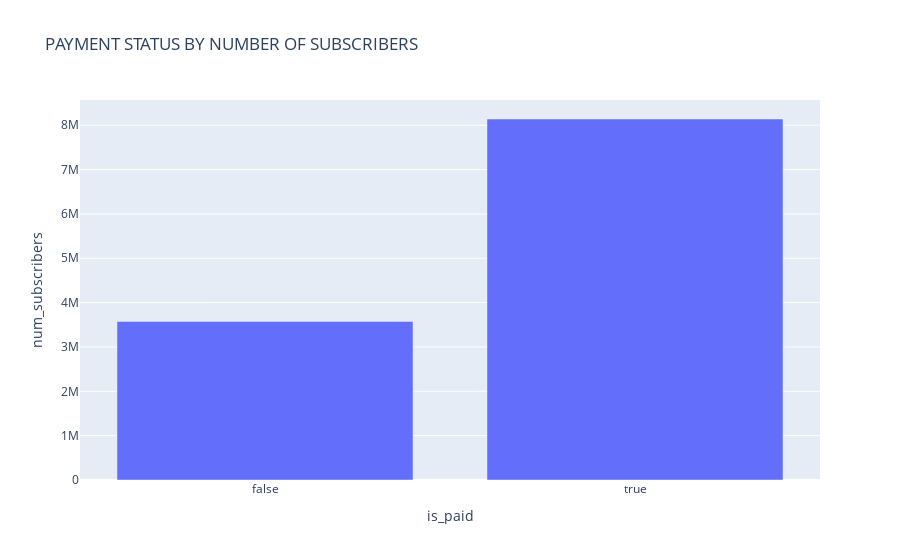

Notebook cell for this chart:
### Code cell
is_paid_by_num_subscribers = data.groupby('is_paid')['num_subscribers'].sum().reset_index()
fig = px.bar(is_paid_by_num_subscribers, x='is_paid', 
             y='num_subscribers', 
             title='PAYMENT STATUS BY NUMBER OF SUBSCRIBERS')
fig.show()

### Figure 1 — Plotly figure (JSON) as saved in the notebook; plotly's stock layout.template omitted (floating-point values rounded to 4 significant figures)
{"data": [{"alignmentgroup": "True", "hovertemplate": "is_paid=%{x}<br>num_subscribers=%{y}<extra></extra>", "legendgroup": "", "marker": {"color": "#636efa", "pattern": {"shape": ""}}, "name": "", "offsetgroup": "", "orientation": "v", "showlegend": false, "textposition": "auto", "type": "bar", "x": [false, true], "xaxis": "x", "y": [3575525, 8140310], "yaxis": "y"}], "layout": {"barmode": "relative", "legend": {"tracegroupgap": 0}, "title": {"text": "PAYMENT STATUS BY NUMBER OF SUBSCRIBERS"}, "xaxis": {"anchor": "y", "domain": [0, 1], "title": {"text": "is_paid"}}, "yaxis": {"anchor": "x", "domain": [0, 1], "title": {"text": "num_subscribers"}}}}
